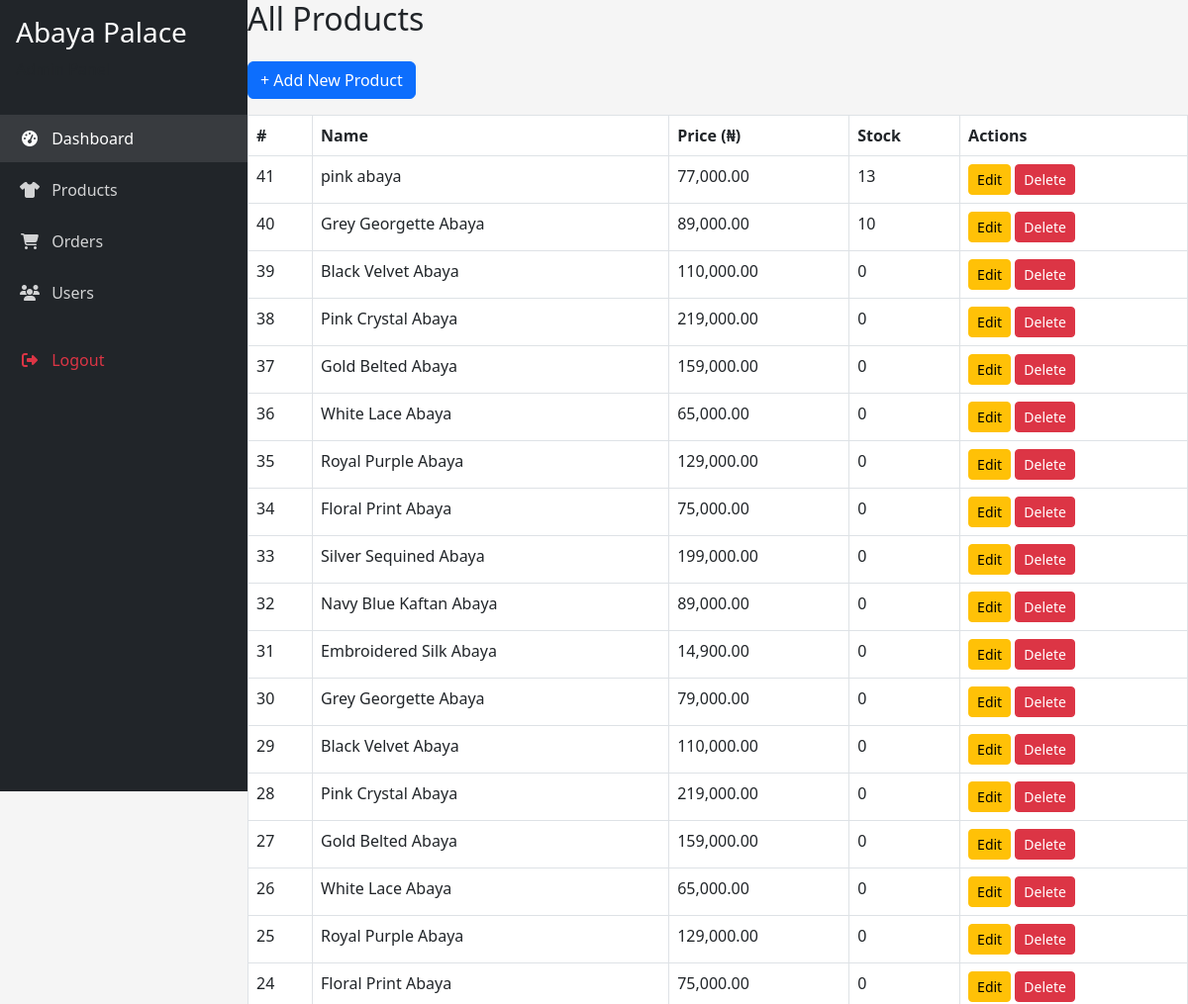
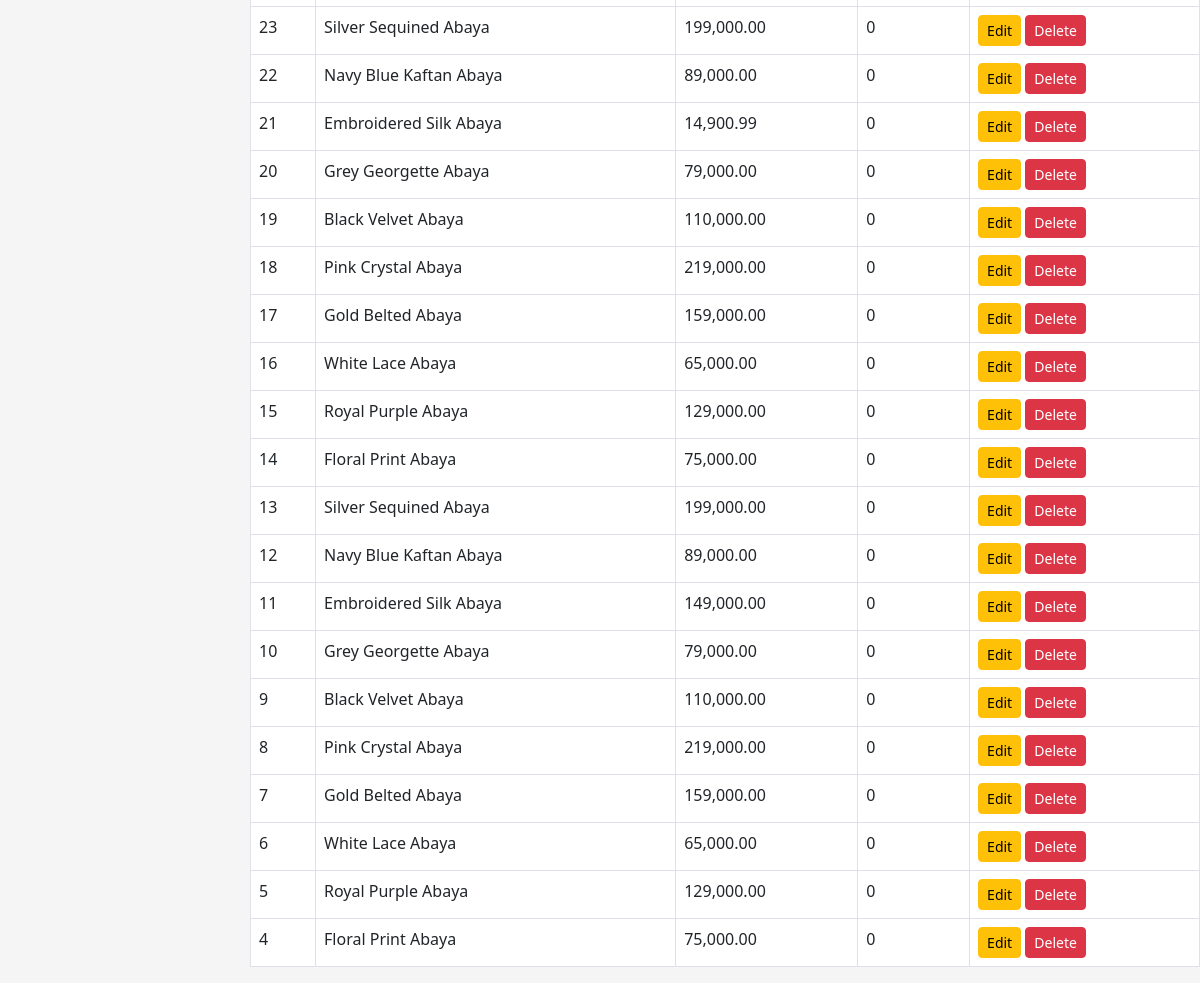
The app's page /admin/products/index.php (signed in) with its own data (2 pictures, top to bottom).
### tables this page shows
CREATE TABLE `products` (
  `id` int(11) NOT NULL,
  `name` varchar(100) DEFAULT NULL,
  `description` text DEFAULT NULL,
  `price` decimal(10,2) DEFAULT NULL,
  `image_path` varchar(100) DEFAULT NULL,
  `category_id` int(11) DEFAULT NULL,
  `stock` int(11) DEFAULT 0
);

### admin/products/index.php (the view, shortened to what this page needs)
<?php
include '../db_connect.php';
include '../header.php';
?>
<!DOCTYPE html>
<html lang="en">
<head>
    <link rel="stylesheet" href="../../assets/css/admin.css">
</head>
<body>
<h2 class="mb-4">All Products</h2>
<a href="add.php" class="btn btn-primary mb-3">+ Add New Product</a>
<table class="table table-bordered">
    <thead>
        <tr>
            <th>#</th>
            <th>Name</th>
            <th>Price (₦)</th>
            <th>Stock</th>
            <th>Actions</th>
        </tr>
    </thead>
    <tbody>
        <?php
        $result = $conn->query("SELECT * FROM products ORDER BY id DESC");
        while ($row = $result->fetch_assoc()):
        ?>
        <tr>
            <td><?= $row['id'] ?></td>
            <td><?= htmlspecialchars($row['name']) ?></td>
            <td><?= number_format($row['price'], 2) ?></td>
            <td><?= $row['stock'] ?></td>
            <td>
                <a href="edit.php?id=<?= $row['id'] ?>" class="btn btn-sm btn-warning">Edit</a>
                <a href="delete.php?id=<?= $row['id'] ?>" class="btn btn-sm btn-danger" onclick="return confirm('Are you sure?')">Delete</a>
            </td>
        </tr>
        <?php endwhile; ?>
    </tbody>
</table>
<?php include '../footer.php'; ?>
</body>
</html>

### assets/css/admin.css (style rules this page uses)
:root { --sidebar-width: 250px; }
body { font-family: 'Segoe UI', Tahoma, Geneva, Verdana, sans-serif; background-color: #f5f5f5; }

### records on screen
products: id "41", name "pink abaya", price "77,000.00", stock "13"
products: id "40", name "Grey Georgette Abaya", price "89,000.00", stock "10"
products: id "39", name "Black Velvet Abaya", price "110,000.00", stock "0"
products: id "38", name "Pink Crystal Abaya", price "219,000.00", stock "0"
products: id "37", name "Gold Belted Abaya", price "159,000.00", stock "0"
products: id "36", name "White Lace Abaya", price "65,000.00", stock "0"
products: id "35", name "Royal Purple Abaya", price "129,000.00", stock "0"
products: id "34", name "Floral Print Abaya", price "75,000.00", stock "0"
products: id "33", name "Silver Sequined Abaya", price "199,000.00", stock "0"
products: id "32", name "Navy Blue Kaftan Abaya", price "89,000.00", stock "0"
products: id "31", name "Embroidered Silk Abaya", price "14,900.00", stock "0"
products: id "30", name "Grey Georgette Abaya", price "79,000.00", stock "0"
products: id "29", name "Black Velvet Abaya", price "110,000.00", stock "0"
products: id "28", name "Pink Crystal Abaya", price "219,000.00", stock "0"
products: id "27", name "Gold Belted Abaya", price "159,000.00", stock "0"
products: id "26", name "White Lace Abaya", price "65,000.00", stock "0"
products: id "25", name "Royal Purple Abaya", price "129,000.00", stock "0"
products: id "24", name "Floral Print Abaya", price "75,000.00", stock "0"
products: id "23", name "Silver Sequined Abaya", price "199,000.00", stock "0"
products: id "22", name "Navy Blue Kaftan Abaya", price "89,000.00", stock "0"
products: id "21", name "Embroidered Silk Abaya", price "14,900.99", stock "0"
products: id "20", name "Grey Georgette Abaya", price "79,000.00", stock "0"
products: id "19", name "Black Velvet Abaya", price "110,000.00", stock "0"
products: id "18", name "Pink Crystal Abaya", price "219,000.00", stock "0"
products: id "17", name "Gold Belted Abaya", price "159,000.00", stock "0"
products: id "16", name "White Lace Abaya", price "65,000.00", stock "0"
products: id "15", name "Royal Purple Abaya", price "129,000.00", stock "0"
products: id "14", name "Floral Print Abaya", price "75,000.00", stock "0"
products: id "13", name "Silver Sequined Abaya", price "199,000.00", stock "0"
products: id "12", name "Navy Blue Kaftan Abaya", price "89,000.00", stock "0"
products: id "11", name "Embroidered Silk Abaya", price "149,000.00", stock "0"
products: id "10", name "Grey Georgette Abaya", price "79,000.00", stock "0"
products: id "9", name "Black Velvet Abaya", price "110,000.00", stock "0"
products: id "8", name "Pink Crystal Abaya", price "219,000.00", stock "0"
products: id "7", name "Gold Belted Abaya", price "159,000.00", stock "0"
products: id "6", name "White Lace Abaya", price "65,000.00", stock "0"
products: id "5", name "Royal Purple Abaya", price "129,000.00", stock "0"
products: id "4", name "Floral Print Abaya", price "75,000.00", stock "0"
